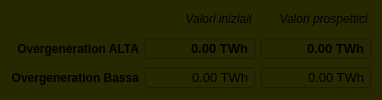
            <widget class="QWidget" name="overgenResWgt" native="true">
             <property name="maximumSize">
              <size>
               <width>16777215</width>
               <height>16777215</height>
              </size>
             </property>
             <property name="styleSheet">
              <string notr="true">background-color: rgb(39, 39, 0);</string>
             </property>
             <layout class="QGridLayout" name="gridLayout_7">
              <item row="0" column="2">
               <widget class="QLabel" name="perspOvergenLbl">
                <property name="sizePolicy">
                 <sizepolicy hsizetype="Fixed" vsizetype="Preferred">
                  <horstretch>0</horstretch>
                  <verstretch>0</verstretch>
                 </sizepolicy>
                </property>
                <property name="minimumSize">
                 <size>
                  <width>110</width>
                  <height>0</height>
                 </size>
                </property>
                <property name="maximumSize">
                 <size>
                  <width>110</width>
                  <height>16777215</height>
                 </size>
                </property>
                <property name="font">
                 <font>
                  <weight>50</weight>
                  <italic>true</italic>
                  <bold>false</bold>
                 </font>
                </property>
                <property name="text">
                 <string>Valori prospettici </string>
                </property>
                <property name="alignment">
                 <set>Qt::AlignRight|Qt::AlignTrailing|Qt::AlignVCenter</set>
                </property>
               </widget>
              </item>
              <item row="2" column="1">
               <widget class="QDoubleSpinBox" name="hiOvergenResActDsb">
                <property name="sizePolicy">
                 <sizepolicy hsizetype="Fixed" vsizetype="Fixed">
                  <horstretch>0</horstretch>
                  <verstretch>0</verstretch>
                 </sizepolicy>
                </property>
                <property name="minimumSize">
                 <size>
                  <width>110</width>
                  <height>0</height>
                 </size>
                </property>
                <property name="maximumSize">
                 <size>
                  <width>110</width>
                  <height>16777215</height>
                 </size>
                </property>
                <property name="font">
                 <font>
                  <pointsize>10</pointsize>
                  <weight>75</weight>
                  <bold>true</bold>
                 </font>
                </property>
                <property name="alignment">
                 <set>Qt::AlignRight|Qt::AlignTrailing|Qt::AlignVCenter</set>
                </property>
                <property name="buttonSymbols">
                 <enum>QAbstractSpinBox::NoButtons</enum>
                </property>
                <property name="suffix">
                 <string> TWh</string>
                </property>
                <property name="maximum">
                 <double>999999.989999999990687</double>
                </property>
                <property name="singleStep">
                 <double>0.100000000000000</double>
                </property>
                <property name="value">
                 <double>0.000000000000000</double>
                </property>
               </widget>
              </item>
              <item row="2" column="0">
               <widget class="QLabel" name="hiOvergenResLbl">
                <property name="font">
                 <font>
                  <pointsize>9</pointsize>
                  <weight>75</weight>
                  <bold>true</bold>
                 </font>
                </property>
                <property name="text">
                 <string>Overgeneration ALTA</string>
                </property>
                <property name="alignment">
                 <set>Qt::AlignRight|Qt::AlignTrailing|Qt::AlignVCenter</set>
                </property>
               </widget>
              </item>
              <item row="1" column="0">
               <spacer name="verticalSpacer_38">
                <property name="orientation">
                 <enum>Qt::Vertical</enum>
                </property>
                <property name="sizeType">
                 <enum>QSizePolicy::Fixed</enum>
                </property>
                <property name="sizeHint" stdset="0">
                 <size>
                  <width>20</width>
                  <height>5</height>
                 </size>
                </property>
               </spacer>
              </item>
              <item row="0" column="1">
               <widget class="QLabel" name="actOvergenResLbl">
                <property name="sizePolicy">
                 <sizepolicy hsizetype="Fixed" vsizetype="Preferred">
                  <horstretch>0</horstretch>
                  <verstretch>0</verstretch>
                 </sizepolicy>
                </property>
                <property name="minimumSize">
                 <size>
                  <width>110</width>
                  <height>0</height>
                 </size>
                </property>
                <property name="maximumSize">
                 <size>
                  <width>110</width>
                  <height>16777215</height>
                 </size>
                </property>
                <property name="font">
                 <font>
                  <weight>50</weight>
                  <italic>true</italic>
                  <bold>false</bold>
                 </font>
                </property>
                <property name="text">
                 <string>Valori iniziali </string>
                </property>
                <property name="alignment">
                 <set>Qt::AlignRight|Qt::AlignTrailing|Qt::AlignVCenter</set>
                </property>
               </widget>
              </item>
              <item row="3" column="0">
               <widget class="QLabel" name="lowOvergenResLbl">
                <property name="font">
                 <font>
                  <pointsize>9</pointsize>
                  <weight>75</weight>
                  <bold>true</bold>
                 </font>
                </property>
                <property name="text">
                 <string>Overgeneration Bassa</string>
                </property>
                <property name="alignment">
                 <set>Qt::AlignRight|Qt::AlignTrailing|Qt::AlignVCenter</set>
                </property>
               </widget>
              </item>
              <item row="3" column="1">
               <widget class="QDoubleSpinBox" name="lowOvergenResActDsb">
                <property name="sizePolicy">
                 <sizepolicy hsizetype="Fixed" vsizetype="Fixed">
                  <horstretch>0</horstretch>
                  <verstretch>0</verstretch>
                 </sizepolicy>
                </property>
                <property name="minimumSize">
                 <size>
                  <width>110</width>
                  <height>0</height>
                 </size>
                </property>
                <property name="maximumSize">
                 <size>
                  <width>110</width>
                  <height>16777215</height>
                 </size>
                </property>
                <property name="font">
                 <font>
                  <pointsize>10</pointsize>
                 </font>
                </property>
                <property name="alignment">
                 <set>Qt::AlignRight|Qt::AlignTrailing|Qt::AlignVCenter</set>
                </property>
                <property name="buttonSymbols">
                 <enum>QAbstractSpinBox::NoButtons</enum>
                </property>
                <property name="suffix">
                 <string> TWh</string>
                </property>
                <property name="maximum">
                 <double>999999.989999999990687</double>
                </property>
                <property name="singleStep">
                 <double>0.100000000000000</double>
                </property>
                <property name="value">
                 <double>0.000000000000000</double>
                </property>
               </widget>
              </item>
              <item row="3" column="2">
               <widget class="QDoubleSpinBox" name="lowOvergenResPerspDsb">
                <property name="sizePolicy">
                 <sizepolicy hsizetype="Fixed" vsizetype="Fixed">
                  <horstretch>0</horstretch>
                  <verstretch>0</verstretch>
                 </sizepolicy>
                </property>
                <property name="minimumSize">
                 <size>
                  <width>110</width>
                  <height>0</height>
                 </size>
                </property>
                <property name="maximumSize">
                 <size>
                  <width>110</width>
                  <height>16777215</height>
                 </size>
                </property>
                <property name="font">
                 <font>
                  <pointsize>10</pointsize>
                 </font>
                </property>
                <property name="alignment">
                 <set>Qt::AlignRight|Qt::AlignTrailing|Qt::AlignVCenter</set>
                </property>
                <property name="buttonSymbols">
                 <enum>QAbstractSpinBox::NoButtons</enum>
                </property>
                <property name="suffix">
                 <string> TWh</string>
                </property>
                <property name="maximum">
                 <double>999999.989999999990687</double>
                </property>
                <property name="singleStep">
                 <double>0.100000000000000</double>
                </property>
                <property name="value">
                 <double>0.000000000000000</double>
                </property>
               </widget>
              </item>
              <item row="2" column="2">
               <widget class="QDoubleSpinBox" name="hiOvergenResPerspDsb">
                <property name="sizePolicy">
                 <sizepolicy hsizetype="Fixed" vsizetype="Fixed">
                  <horstretch>0</horstretch>
                  <verstretch>0</verstretch>
                 </sizepolicy>
                </property>
                <property name="minimumSize">
                 <size>
                  <width>110</width>
                  <height>0</height>
                 </size>
                </property>
                <property name="maximumSize">
                 <size>
                  <width>110</width>
                  <height>16777215</height>
                 </size>
                </property>
                <property name="font">
                 <font>
                  <pointsize>10</pointsize>
                  <weight>75</weight>
                  <bold>true</bold>
                 </font>
                </property>
                <property name="alignment">
                 <set>Qt::AlignRight|Qt::AlignTrailing|Qt::AlignVCenter</set>
                </property>
                <property name="buttonSymbols">
                 <enum>QAbstractSpinBox::NoButtons</enum>
                </property>
                <property name="suffix">
                 <string> TWh</string>
                </property>
                <property name="maximum">
                 <double>999999.989999999990687</double>
                </property>
                <property name="singleStep">
                 <double>0.100000000000000</double>
                </property>
                <property name="value">
                 <double>0.000000000000000</double>
                </property>
               </widget>
              </item>
             </layout>
            </widget>
